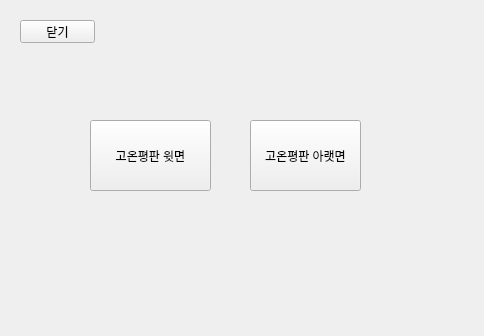
<?xml version="1.0" encoding="UTF-8"?>
<ui version="4.0">
 <class>Form</class>
 <widget class="QWidget" name="Form">
  <property name="geometry">
   <rect>
    <x>0</x>
    <y>0</y>
    <width>484</width>
    <height>336</height>
   </rect>
  </property>
  <property name="windowTitle">
   <string>Form</string>
  </property>
  <widget class="QPushButton" name="pushButton">
   <property name="geometry">
    <rect>
     <x>20</x>
     <y>20</y>
     <width>75</width>
     <height>23</height>
    </rect>
   </property>
   <property name="text">
    <string>닫기</string>
   </property>
  </widget>
  <widget class="QPushButton" name="pushButton_2">
   <property name="geometry">
    <rect>
     <x>90</x>
     <y>120</y>
     <width>121</width>
     <height>71</height>
    </rect>
   </property>
   <property name="text">
    <string>고온평판 윗면</string>
   </property>
  </widget>
  <widget class="QPushButton" name="pushButton_3">
   <property name="geometry">
    <rect>
     <x>250</x>
     <y>120</y>
     <width>111</width>
     <height>71</height>
    </rect>
   </property>
   <property name="text">
    <string>고온평판 아랫면</string>
   </property>
  </widget>
 </widget>
 <resources/>
 <connections/>
</ui>
